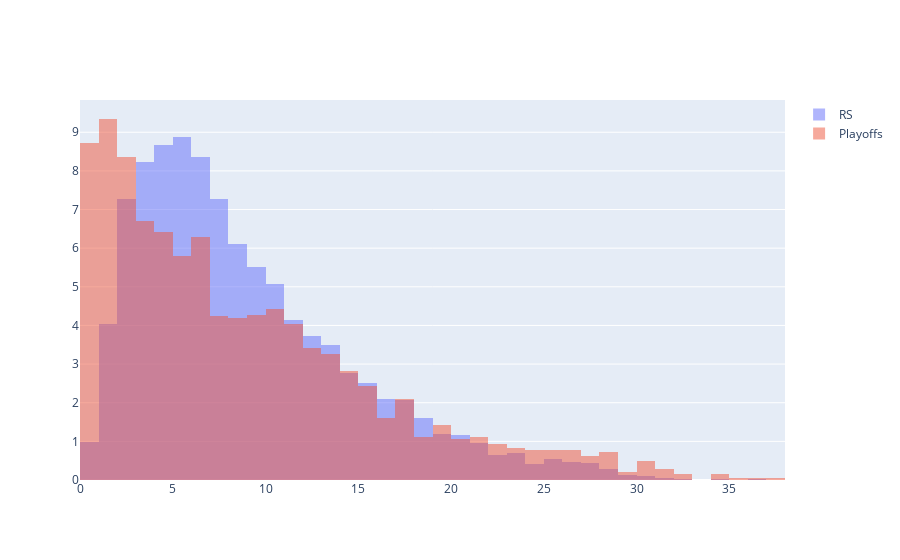

Notebook cell for this chart:
### Code cell
#Same for Points
def hist_data(df=rs_df, min_MIN=0,min_GP=0):
    return df.loc[(df['MIN']>=min_MIN) & (df['GP']>=min_GP), 'PTS'] /\
    df.loc[(df['MIN']>=min_MIN) & (df['GP']>=min_GP), 'GP']

fig = go.Figure()
fig.add_trace(go.Histogram(x=hist_data(rs_df,50,5), histnorm='percent', name='RS', xbins={'start':0,'end':38,'size':1})) 
fig.add_trace(go.Histogram(x=hist_data(po_df,5,1), histnorm='percent', name='Playoffs', xbins={'start':0,'end':38,'size':1}))

fig.update_layout(barmode='overlay')
fig.update_traces(opacity=0.5)
fig.show()

### Figure 1 — Plotly figure (JSON) as saved in the notebook; plotly's stock layout.template omitted (floating-point values rounded to 4 significant figures; data arrays with more than 128 entries replaced by an {"elided": "..."} marker saying what was removed)
{"data": [{"histnorm": "percent", "name": "RS", "opacity": 0.5, "type": "histogram", "x": {"elided": "4711 float values"}, "xbins": {"end": 38, "size": 1, "start": 0}}, {"histnorm": "percent", "name": "Playoffs", "opacity": 0.5, "type": "histogram", "x": {"elided": "2055 float values"}, "xbins": {"end": 38, "size": 1, "start": 0}}], "layout": {"barmode": "overlay"}}
